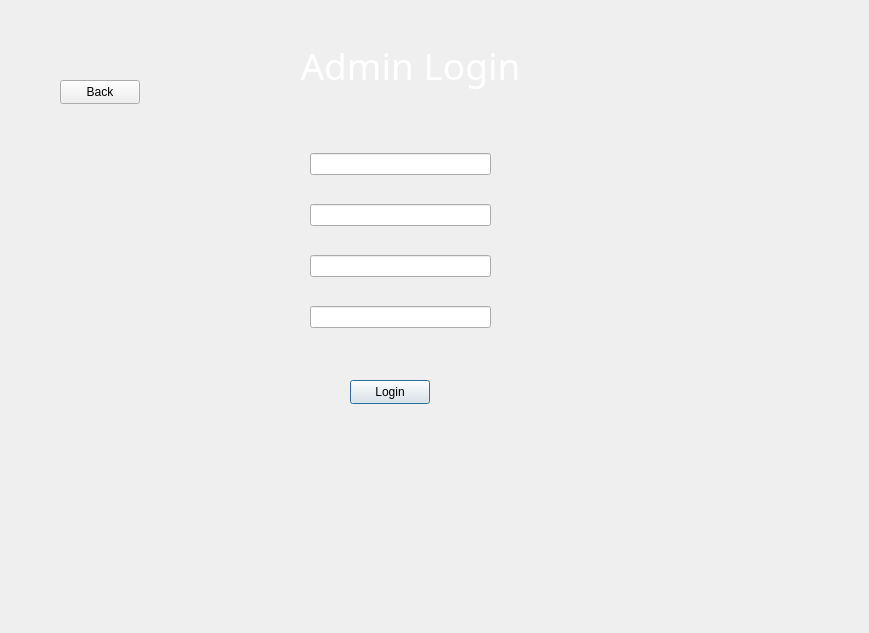
<?xml version="1.0" encoding="UTF-8"?>
<ui version="4.0">
 <class>AdminLogin</class>
 <widget class="QDialog" name="AdminLogin">
  <property name="geometry">
   <rect>
    <x>0</x>
    <y>0</y>
    <width>869</width>
    <height>633</height>
   </rect>
  </property>
  <property name="windowTitle">
   <string>Dialog</string>
  </property>
  <widget class="QWidget" name="widget" native="true">
   <property name="geometry">
    <rect>
     <x>250</x>
     <y>100</y>
     <width>301</width>
     <height>331</height>
    </rect>
   </property>
   <widget class="QPushButton" name="LoginButton">
    <property name="geometry">
     <rect>
      <x>100</x>
      <y>280</y>
      <width>80</width>
      <height>24</height>
     </rect>
    </property>
    <property name="text">
     <string>Login</string>
    </property>
   </widget>
   <widget class="QWidget" name="">
    <property name="geometry">
     <rect>
      <x>60</x>
      <y>30</y>
      <width>181</width>
      <height>221</height>
     </rect>
    </property>
    <layout class="QVBoxLayout" name="verticalLayout">
     <item>
      <widget class="QLineEdit" name="lineEdit"/>
     </item>
     <item>
      <widget class="QLineEdit" name="lineEdit_2"/>
     </item>
     <item>
      <widget class="QLineEdit" name="lineEdit_3"/>
     </item>
     <item>
      <widget class="QLineEdit" name="lineEdit_4"/>
     </item>
    </layout>
   </widget>
  </widget>
  <widget class="QPushButton" name="backButton">
   <property name="geometry">
    <rect>
     <x>60</x>
     <y>80</y>
     <width>80</width>
     <height>24</height>
    </rect>
   </property>
   <property name="text">
    <string>Back</string>
   </property>
  </widget>
  <widget class="QLabel" name="label">
   <property name="geometry">
    <rect>
     <x>220</x>
     <y>30</y>
     <width>381</width>
     <height>71</height>
    </rect>
   </property>
   <property name="font">
    <font>
     <family>Sitka</family>
     <pointsize>28</pointsize>
    </font>
   </property>
   <property name="styleSheet">
    <string notr="true">QLabel {
    color: #FFFFFF; /* Schimbăm culoarea textului în #063263 */
}</string>
   </property>
   <property name="text">
    <string>Admin Login</string>
   </property>
   <property name="alignment">
    <set>Qt::AlignCenter</set>
   </property>
  </widget>
 </widget>
 <resources/>
 <connections/>
</ui>
